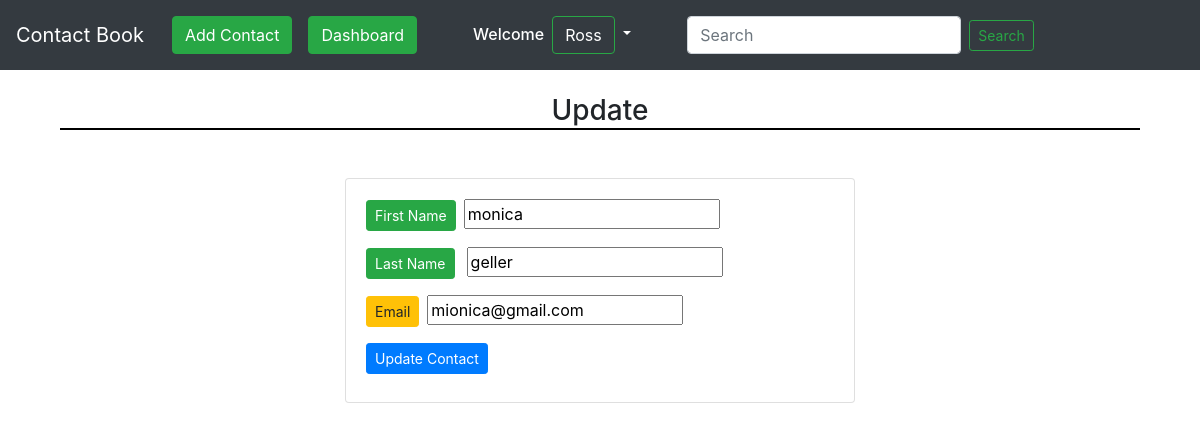
The page /update/3/ (signed in) on the database its author committed.
### contactbook/models.py (models this page shows, shortened)
class Contact(models.Model):
    sno = models.AutoField(primary_key=True)
    first_name = models.CharField(max_length=50)
    last_name = models.CharField(max_length=50)
    email = models.CharField(max_length=100)
    user_id = models.ForeignKey(User,on_delete=models.CASCADE)

### contactbook/views.py (the view)
# urls.py: path('update/<int:myid>/',views.update, name='update'),
def update(request,myid):
    contact = Contact.objects.filter(sno = myid)[0]
    form = contactbookForm(instance=contact)
    if request.method=='POST':
        form = contactbookForm(request.POST,instance=contact)
        if form.is_valid():
            form.save()
        return redirect('dashboard')
    context={'form':form}
    return render(request,'update.html',context)

### contactbook/forms.py
class contactbookForm(forms.ModelForm):
    class Meta:
        model = Contact
        fields = [
        'first_name',
        'last_name',
        'email',
        ]

### templates/update.html (shortened to what this page needs)
{% extends 'base.html' %}
{% block body %}
<div class="container my-3">
 <h3 style="text-align:center;border-bottom:2px solid black">Update</h3>
<form method='post' action="">{% csrf_token %}
  <div class="col-6 col-md-6 mx-auto my-5">
   <div class="card my-1 ">
  <div class="card-body">
    <p style="font-weight:600; text-transform: capitalize;"><button type="button" class="btn btn-success btn-sm mr-2">First Name</button>{{form.first_name}}</p>
    <p style="font-weight:600; text-transform: capitalize;"><button type="button" class="btn btn-success btn-sm mr-2">Last Name</button> {{form.last_name}}</p>
    <p style="font-weight:600;"><button type="button" class="btn btn-warning btn-sm mr-2">Email</button>{{form.email}}</p>
    <button type="submit" class="btn btn-primary btn-sm mx-auto mb-2">Update Contact</button>
</form>
</div>
{% endblock body %}

### templates/base.html (shortened to what this page needs)
<!doctype html>
<html lang="en">
  <head>
    <link rel="stylesheet" href="https://cdn.jsdelivr.net/npm/bootstrap@4.5.3/dist/css/bootstrap.min.css">
  </head>
{% block navbar %}
  <nav class="navbar navbar-expand-lg navbar-dark bg-dark">
  <a class="navbar-brand" href="/">Contact Book</a>
  <div class="collapse navbar-collapse" id="navbarSupportedContent">
    <ul class="navbar-nav ml-1" >
      {% if user.is_authenticated %}
    <li class="nav-item ">
        <a class="nav-link" href={% url 'addcontact' %}><button type="button" class="btn btn-success ">Add Contact</button></a>
      </li>
       <li class="nav-item ">
        <a class="nav-link" href={% url 'dashboard' %}><button type="button" class="btn btn-success">Dashboard</button></a>
      </li>
    <h6 class="ml-5 my-auto" style="color:white;">Welcome</h6>
     <li style="display:inline;" class="nav-item dropdown ml-0 mr-5">
        <a style="color:white" class="nav-link dropdown-toggle" href="#" id="logoutbar" role="button" data-toggle="dropdown" aria-haspopup="true" aria-expanded="false">
          <button style="color:white;" class="btn btn-outline-success"> {{user.first_name}}</button>
        </a>
      </li>
      {% endif %}
      {% if user.is_authenticated %}
      <form class="form-inline my-2 my-lg-0" method='get' action={% url "search" %}>
      <input class="form-control mr-sm-2" type="search" id='search' name = "search" placeholder="Search" aria-label="Search">
      <button class="btn btn-outline-success btn-sm my-2 my-sm-0"  type="submit">Search</button>
    </ul>
    {% endif %}
    </nav>
{% endblock navbar %}
{% block main %}
<div class="container mt-2">
{% endblock main %}
 <body>
{% block body %}
{% endblock body %}
  </body>
</html>

### rows shown on the page
Contact: first_name "monica", last_name "geller", email "mionica@gmail.com"

### other values the page prints
{{ user.first_name }} "Ross"
